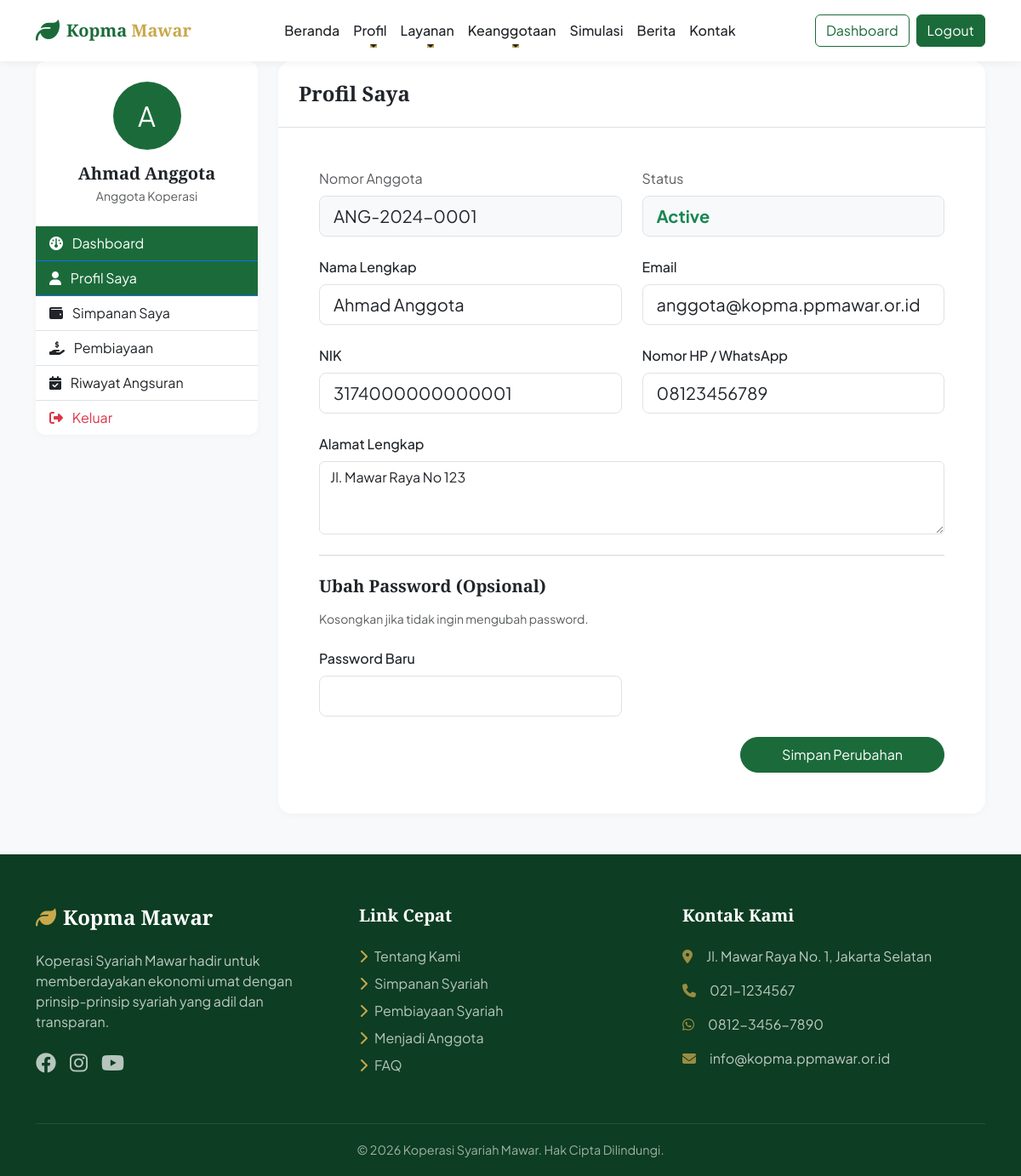
The app's page /member-dashboard/profile (signed in) with its own data.
### tables this page shows
CREATE TABLE members (
    id INT AUTO_INCREMENT PRIMARY KEY,
    user_id INT NOT NULL,
    member_code VARCHAR(20) NOT NULL UNIQUE,
    nik VARCHAR(20) NOT NULL UNIQUE,
    phone VARCHAR(20),
    address TEXT,
    join_date DATE,
    status ENUM('active', 'inactive', 'pending') DEFAULT 'active',
    photo VARCHAR(255),
    created_at DATETIME,
    FOREIGN KEY (user_id) REFERENCES users(id) ON DELETE CASCADE
);

CREATE TABLE users (
    id INT AUTO_INCREMENT PRIMARY KEY,
    name VARCHAR(100) NOT NULL,
    email VARCHAR(100) NOT NULL UNIQUE,
    password VARCHAR(255) NOT NULL,
    role ENUM('admin', 'member') DEFAULT 'member',
    status ENUM('active', 'inactive', 'pending') DEFAULT 'active',
    created_at DATETIME,
    updated_at DATETIME
);

### app/controllers/MemberDashboardController.php (called while the page is built, shortened)
<?php
class MemberDashboardController extends Controller {
    public function profile() {
        $user = Auth::getCurrentUser();
        $memberModel = $this->model('MemberModel');
        $data = [
            'title' => 'Profil Saya',
            'member' => $memberModel->findByUserId($user['id'])
        ];
        $this->view('member/profile', $data);
    }
}

### app/core/App.php (called while the page is built, shortened)
<?php
class App {
    protected $controller = 'HomeController';
    protected $method = 'index';
    public function __construct() {
        $url = $this->parseUrl();
        $controllerName = isset($url[0]) ? str_replace('-', '', ucwords($url[0], '-')) . 'Controller' : $this->controller;
        if (file_exists(APP_ROOT . '/app/controllers/' . $controllerName . '.php')) {
            $this->controller = $controllerName;
            unset($url[0]);
        }
        $this->controller = new $this->controller;
        if (isset($url[1])) {
            $methodName = lcfirst(str_replace('-', '', ucwords($url[1], '-')));
            if (method_exists($this->controller, $methodName)) {
                $this->method = $methodName;
                unset($url[1]);
            }
        }
        $this->params = $url ? array_values($url) : [];
        call_user_func_array([$this->controller, $this->method], $this->params);
    }
    public function parseUrl() {
        if (isset($_GET['url'])) {
            $url = rtrim($_GET['url'], '/');
            $url = filter_var($url, FILTER_SANITIZE_URL);
            $url = explode('/', $url);
            return $url;
        }
        return [];
    }
}

### public/index.php (called while the page is built, shortened)
<?php
spl_autoload_register(function($class) {
    $paths = [
        APP_ROOT . '/app/core/' . $class . '.php',
        APP_ROOT . '/app/controllers/' . $class . '.php',
        APP_ROOT . '/app/models/' . $class . '.php',
        APP_ROOT . '/app/helpers/' . $class . '.php',
    ];
    foreach ($paths as $path) {
        if (file_exists($path)) {
            return;
        }
    }
});
$app = new App();

### app/models/MemberModel.php (called while the page is built, shortened)
<?php
class MemberModel {
    private $db;
    public function __construct() {
        $this->db = Database::getInstance()->getConnection();
    }
    public function findByUserId($userId) {
        $stmt = $this->db->prepare("SELECT m.*, u.name, u.email, u.status as user_status FROM members m JOIN users u ON m.user_id = u.id WHERE m.user_id = ?");
        $stmt->execute([$userId]);
        return $stmt->fetch();
    }
}

### app/core/Database.php (called while the page is built)
<?php
class Database {
    private static $instance = null;
    private $pdo;
    private function __construct() {
        try {
            $dsn = "mysql:host=" . DB_HOST . ";dbname=" . DB_NAME . ";charset=utf8mb4";
            $options = [
                PDO::ATTR_ERRMODE            => PDO::ERRMODE_EXCEPTION,
                PDO::ATTR_DEFAULT_FETCH_MODE => PDO::FETCH_ASSOC,
                PDO::ATTR_EMULATE_PREPARES   => false,
            ];
            $this->pdo = new PDO($dsn, DB_USER, DB_PASS, $options);
        } catch (PDOException $e) {
            die("Connection failed: " . $e->getMessage());
        }
    }
    public static function getInstance() {
        if (self::$instance == null) {
            self::$instance = new Database();
        }
        return self::$instance;
    }
    public function getConnection() {
        return $this->pdo;
    }
}

### app/helpers/Auth.php (called while the page is built, shortened)
<?php
class Auth {
    public static function isLoggedIn() {
        return isset($_SESSION['user_id']);
    }
    public static function getCurrentUser() {
        if (self::isLoggedIn()) {
            return [
                'id' => $_SESSION['user_id'],
                'name' => $_SESSION['name'],
                'role' => $_SESSION['role']
            ];
        }
        return null;
    }
}

### app/views/member/profile.php (the view, shortened to what this page needs)
<?php include APP_ROOT . '/app/views/layouts/public_header.php'; ?>
<section class="py-5 bg-light" style="min-height: calc(100vh - 200px);">
    <div class="container mt-4">
        <div class="row g-4">
            <div class="col-lg-3">
                <?php include APP_ROOT . '/app/views/layouts/member_sidebar.php'; ?>
            </div>
            <div class="col-lg-9">
                <div class="card shadow-sm border-0 rounded-4">
                    <div class="card-header bg-white border-bottom p-4">
                        <h4 class="fw-bold mb-0">Profil Saya</h4>
                    </div>
                    <div class="card-body p-4 p-md-5">
                        <form action="<?= BASE_URL ?>/member-dashboard/updateProfile" method="POST">
                            <div class="row g-4 mb-4">
                                <div class="col-md-6">
                                    <label class="form-label text-muted">Nomor Anggota</label>
                                    <input type="text" class="form-control form-control-lg bg-light" value="<?= $member['member_code'] ?>" readonly>
                                </div>
                                <div class="col-md-6">
                                    <label class="form-label text-muted">Status</label>
                                    <input type="text" class="form-control form-control-lg bg-light text-success fw-bold" value="<?= ucfirst($member['status']) ?>" readonly>
                                </div>
                                <div class="col-md-6">
                                    <label class="form-label fw-medium">Nama Lengkap</label>
                                    <input type="text" name="name" class="form-control form-control-lg" value="<?= $member['name'] ?>" required>
                                </div>
                                <div class="col-md-6">
                                    <label class="form-label fw-medium">Email</label>
                                    <input type="email" name="email" class="form-control form-control-lg" value="<?= $member['email'] ?>" required>
                                </div>
                                <div class="col-md-6">
                                    <label class="form-label fw-medium">NIK</label>
                                    <input type="text" name="nik" class="form-control form-control-lg" value="<?= $member['nik'] ?>" required>
                                </div>
                                <div class="col-md-6">
                                    <label class="form-label fw-medium">Nomor HP / WhatsApp</label>
                                    <input type="text" name="phone" class="form-control form-control-lg" value="<?= $member['phone'] ?>" required>
                                </div>
                                <div class="col-12">
                                    <label class="form-label fw-medium">Alamat Lengkap</label>
                                    <textarea name="address" class="form-control" rows="3" required><?= $member['address'] ?></textarea>
                                </div>
                            </div>
                            <hr class="my-4 text-muted">
                            <h5 class="fw-bold mb-3">Ubah Password (Opsional)</h5>
                            <p class="text-muted small mb-4">Kosongkan jika tidak ingin mengubah password.</p>
                            <div class="row g-4 mb-4">
                                <div class="col-md-6">
                                    <label class="form-label fw-medium">Password Baru</label>
                                    <input type="password" name="new_password" class="form-control form-control-lg">
                                </div>
                            </div>
                            <div class="d-flex justify-content-end">
                                <button type="submit" class="btn btn-primary px-5 py-2 rounded-pill">Simpan Perubahan</button>
                            </div>
                        </form>
                    </div>
                </div>
            </div>
        </div>
    </div>
</section>
<?php include APP_ROOT . '/app/views/layouts/public_footer.php'; ?>

### public/assets/css/main.css (style rules this page uses)
:root { --primary: #1B6B3A; --primary-dark: #0D3D22; --primary-light: #2A9D55; --secondary: #C9A84C; --secondary-light: #DFCD90; --dark: #212529; --light: #F8F9FA; --white: #ffffff; --gray: #6c757d; }
body { font-family: 'Plus Jakarta Sans', sans-serif; color: var(--dark); background-color: var(--light); overflow-x: hidden; }
h1, h2, h3, h4, h5, h6, .navbar-brand { font-family: 'Playfair Display', serif; font-weight: 700; }
.btn-primary { background-color: var(--primary); border-color: var(--primary); color: var(--white); transition: all 0.3s ease; }
.card { border: none; border-radius: 12px; box-shadow: 0 5px 20px rgba(0,0,0,0.05); transition: all 0.3s ease; overflow: hidden; }
.shadow-sm { box-shadow: 0 2px 10px rgba(0,0,0,0.03) !important; }

### records on screen
members: member_code "ANG-2024-0001", status "Active", name "Ahmad Anggota", email "anggota@kopma.ppmawar.or.id", nik "3174000000000001", phone "08123456789", address "Jl. Mawar Raya No 123"

### other values on screen
substr($_SESSION['name'], 0, 1) "A"
$_SESSION['name'] "Ahmad Anggota"
